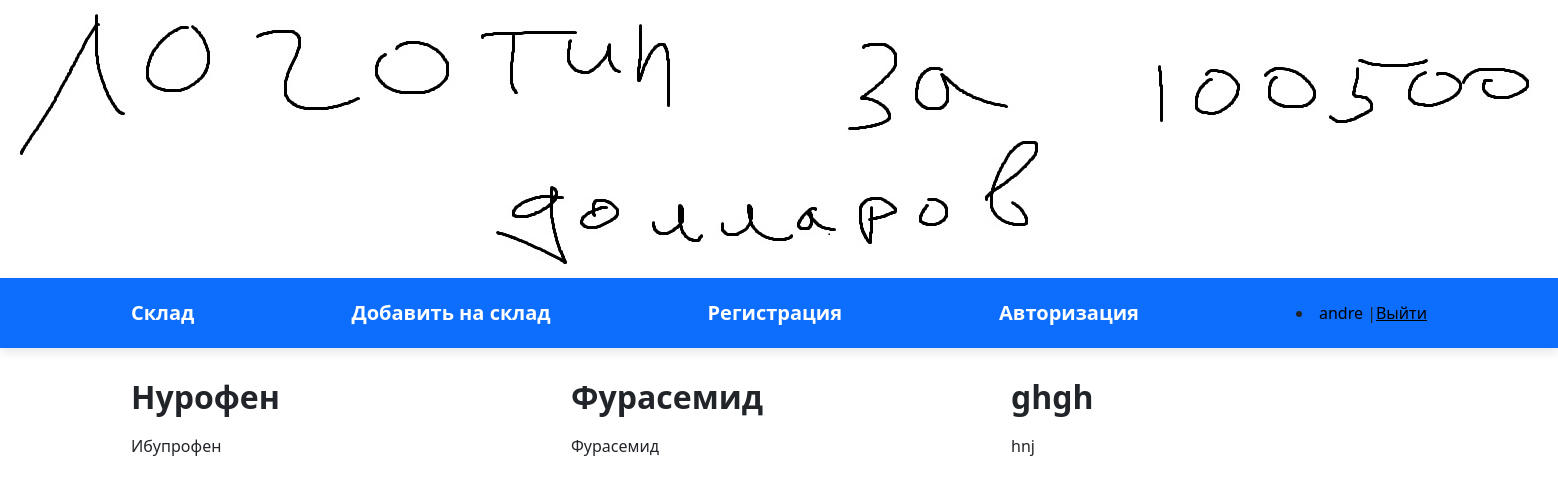
The app's page / (signed in) with its own data.
### app1/models.py (models this page shows)
class Farma(models.Model):
    name = models.CharField(max_length=50)
    agent = models.CharField(max_length=50)
    form = models.CharField(max_length=10)
    action = models.CharField(max_length=500)
    need = models.CharField(max_length=500)
    non = models.CharField(max_length=500)
    subAction = models.CharField(max_length=500)

### app1/views.py (the view)
# urls.py: path('', index),
def index(request):
    farma = Farma.objects.all()
    return render(request, "html/index.html", {"farma": farma})

### app1/templates/html/index.html (shortened to what this page needs)
<!DOCTYPE html>
{% load static %}
<html lang="ru">
<head>
	<link rel="stylesheet" href="/static/styles/bootstrap-reboot.min.css">
	<link rel="stylesheet" href="/static/styles/bootstrap-grid.min.css">
	<link rel="stylesheet" href="/static/styles/styles.css">
    <link href="https://cdn.jsdelivr.net/npm/bootstrap@5.3.2/dist/css/bootstrap.min.css" rel="stylesheet">
</head>
<body>
<img src = "/static/data/logotip.jpg" alt ="">
    <nav class="navbar navbar-expand-lg navbar navbar-dark bg-primary">
		<div class="container">
			<a href="index.html" class="navbar-brand">Склад</a>
            <a href="index_addDel.html" class="navbar-brand">Добавить на склад</a>
            <a href="index_register.html" class="navbar-brand">Регистрация</a>
			<a href="index_login.html" class="navbar-brand">Авторизация</a>
            {% if request.user.is_authenticated %}
				    <li><a style = "color: black">{{ user.get_username }} </a>|<a style = "color: black" href="/logout">Выйти</a></li>
				{% else %}
				     <li><a style = "color: black" href="index_register.html">Регистрация</a></li>
				{% endif %}
		</div>
	</nav>
	<div class="container">
		<div class="row">
		 {% for prep in farma %}
			<div class="col-md-4">
				<div class="new">
					<div class="info">
						<h3>{{ prep.name }}</h3>
						<div class="info-description">
							<span class="description">{{ prep.agent }}</span>
						</div>
					</div>
				</div>
			</div>
			{% endfor %}
		</div>
	</div>
</body>
</html>

### static/styles/styles.css (style rules this page uses)
body { position: relative; font-family: 'Noto Sans', sans-serif; font-size: 16px; line-height: 1.4; color: #000; min-width: 320px; overflow-x: hidden; height: auto; }
.navbar { width: 100%; height: 70px; box-shadow: 0 4px 10px rgba(0, 0, 0, .1); margin-bottom: 30px; }
.navbar .container { height: inherit; display: flex; justify-content: space-between; align-items: center; }
.navbar-brand { font-weight: 700; font-size: 26px; text-decoration: none; color: #000; transition: all .1s ease-in-out; }
.new { margin-bottom: 30px; }
.info { width: inherit; }
.info h3 { font-size: 32px; font-weight: 700; margin-bottom: 0; }
.info-description { width: inherit; display: flex; justify-content: space-between; margin-top: 10px; }
.description { display: flex; justify-content: space-between; margin-top: 8px; text-align: justify; }

### records on screen
Farma: name "Нурофен", agent "Ибупрофен"
Farma: name "Фурасемид", agent "Фурасемид"
Farma: name "ghgh", agent "hnj"

### other values on screen
{{ user.get_username }} "andre"
